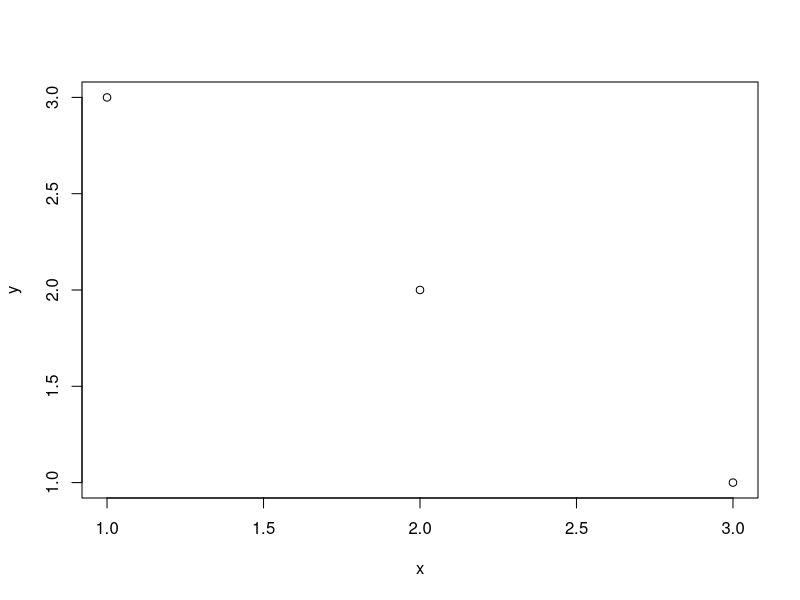

This figure's R source:
# apply,lapply, sapply

# 1. apply(X, MARGIN, FUN, ..., simplify = TRUE)
# ... X is a matrix
# ... Margin =1; rows; =2 columns
# ... Fun, function you imposed

rm(list=ls())

l1=c(4,9,16)
l2<-c(25,36,49)
matrix1<-cbind(l1,l2)
matrix1

matrix_apply1<-apply(matrix1,1,sum)
matrix_apply1 # this is <=> rowSums(matrix1)

apply(matrix1,2,sum) # this is <=> colSums(matrix1)


matrix1
apply(matrix1,1,sqrt) # 当向量值为1的时候，每一列的运算结果变成新的一行，即第一列的运算结果变为第一行，
                      # 第二列的运算结果变为第二行，以此类推直到最后一列的运算结果变为最后一行

apply(matrix1,2,sqrt) # 当向量值为2的时候，每一列的运算结果变成新的一列，即第一列的运算结果显示为新矩阵的第一列，
                      # 以此类推直到最后一列的运算结果变为最后一列。

# 自定义函数和apply函数的结合

myfunction<-function(x){
      result<-1+2+sqrt(x)
      return(result)
}

apply(matrix1,1,function(x) myfunction(x))
apply(matrix1,1,function(x){1+2+sqrt(x)})
apply(matrix1,1,function(x) 1+2+sqrt(x))
apply(matrix1,2,function(x) 1+2+sqrt(x))


# lapply到底是怎样一种表现形式呢，它特殊在哪里呢？
# lapply的特殊之处在于，它的输出形式为列表（list），并且每一个运算结果（数值）都是一个单独的列表。

lapply(matrix1,function(x) sqrt(x))

x<-c(1,2,3)
y<-c(3,2,1)
plot(x,y)
